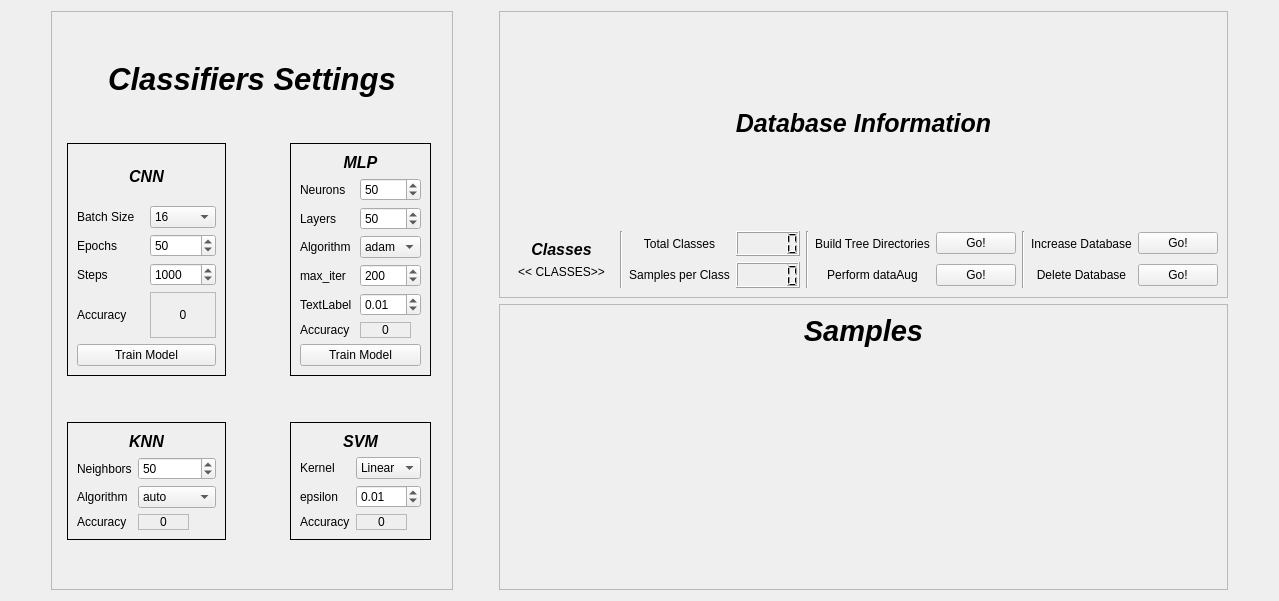
      <widget class="QWidget" name="tab_vision">
       <attribute name="title">
        <string>Vision</string>
       </attribute>
       <layout class="QGridLayout" name="gridLayout_60">
        <item row="0" column="0">
         <spacer name="horizontalSpacer_33">
          <property name="orientation">
           <enum>Qt::Horizontal</enum>
          </property>
          <property name="sizeHint" stdset="0">
           <size>
            <width>40</width>
            <height>20</height>
           </size>
          </property>
         </spacer>
        </item>
        <item row="0" column="1" rowspan="2">
         <widget class="QFrame" name="frame_2">
          <property name="maximumSize">
           <size>
            <width>451</width>
            <height>16777215</height>
           </size>
          </property>
          <property name="frameShape">
           <enum>QFrame::StyledPanel</enum>
          </property>
          <property name="frameShadow">
           <enum>QFrame::Raised</enum>
          </property>
          <layout class="QGridLayout" name="gridLayout_70">
           <item row="3" column="1">
            <widget class="QFrame" name="frame_3">
             <property name="frameShape">
              <enum>QFrame::Panel</enum>
             </property>
             <layout class="QGridLayout" name="gridLayout_4">
              <item row="0" column="1" colspan="2">
               <widget class="QLabel" name="label_24">
                <property name="font">
                 <font>
                  <pointsize>12</pointsize>
                  <weight>75</weight>
                  <italic>true</italic>
                  <bold>true</bold>
                 </font>
                </property>
                <property name="frameShape">
                 <enum>QFrame::NoFrame</enum>
                </property>
                <property name="frameShadow">
                 <enum>QFrame::Raised</enum>
                </property>
                <property name="text">
                 <string>CNN</string>
                </property>
                <property name="alignment">
                 <set>Qt::AlignCenter</set>
                </property>
               </widget>
              </item>
              <item row="1" column="1">
               <widget class="QLabel" name="label_21">
                <property name="text">
                 <string>Batch Size</string>
                </property>
               </widget>
              </item>
              <item row="1" column="2">
               <widget class="QComboBox" name="comboBox_2">
                <property name="currentIndex">
                 <number>4</number>
                </property>
                <item>
                 <property name="text">
                  <string>1</string>
                 </property>
                </item>
                <item>
                 <property name="text">
                  <string>2</string>
                 </property>
                </item>
                <item>
                 <property name="text">
                  <string>4</string>
                 </property>
                </item>
                <item>
                 <property name="text">
                  <string>8</string>
                 </property>
                </item>
                <item>
                 <property name="text">
                  <string>16</string>
                 </property>
                </item>
                <item>
                 <property name="text">
                  <string>32</string>
                 </property>
                </item>
                <item>
                 <property name="text">
                  <string>64</string>
                 </property>
                </item>
               </widget>
              </item>
              <item row="2" column="1">
               <widget class="QLabel" name="label_22">
                <property name="text">
                 <string>Epochs</string>
                </property>
               </widget>
              </item>
              <item row="2" column="2">
               <widget class="QSpinBox" name="epoch_Box">
                <property name="maximum">
                 <number>1000</number>
                </property>
                <property name="value">
                 <number>50</number>
                </property>
               </widget>
              </item>
              <item row="3" column="1">
               <widget class="QLabel" name="label_23">
                <property name="text">
                 <string>Steps</string>
                </property>
               </widget>
              </item>
              <item row="3" column="2">
               <widget class="QSpinBox" name="steps_Box">
                <property name="minimum">
                 <number>1</number>
                </property>
                <property name="maximum">
                 <number>90000</number>
                </property>
                <property name="singleStep">
                 <number>100</number>
                </property>
                <property name="value">
                 <number>1000</number>
                </property>
               </widget>
              </item>
              <item row="4" column="1">
               <widget class="QLabel" name="label_25">
                <property name="text">
                 <string>Accuracy</string>
                </property>
               </widget>
              </item>
              <item row="4" column="2">
               <widget class="QLabel" name="cnn_accuracy_label">
                <property name="frameShape">
                 <enum>QFrame::StyledPanel</enum>
                </property>
                <property name="text">
                 <string>0</string>
                </property>
                <property name="alignment">
                 <set>Qt::AlignCenter</set>
                </property>
               </widget>
              </item>
              <item row="5" column="1" colspan="2">
               <widget class="QPushButton" name="train_cnn_Button">
                <property name="text">
                 <string>Train Model</string>
                </property>
               </widget>
              </item>
             </layout>
            </widget>
           </item>
           <item row="3" column="3">
            <spacer name="horizontalSpacer_27">
             <property name="orientation">
              <enum>Qt::Horizontal</enum>
             </property>
             <property name="sizeHint" stdset="0">
              <size>
               <width>40</width>
               <height>20</height>
              </size>
             </property>
            </spacer>
           </item>
           <item row="1" column="0" colspan="8">
            <widget class="QLabel" name="label_8">
             <property name="font">
              <font>
               <pointsize>23</pointsize>
               <weight>75</weight>
               <italic>true</italic>
               <bold>true</bold>
              </font>
             </property>
             <property name="frameShape">
              <enum>QFrame::NoFrame</enum>
             </property>
             <property name="text">
              <string>Classifiers Settings</string>
             </property>
             <property name="alignment">
              <set>Qt::AlignCenter</set>
             </property>
            </widget>
           </item>
           <item row="3" column="5">
            <widget class="QFrame" name="frame_77">
             <property name="frameShape">
              <enum>QFrame::Panel</enum>
             </property>
             <layout class="QGridLayout" name="gridLayout_37">
              <item row="2" column="1">
               <widget class="QSpinBox" name="epoch_Box_3">
                <property name="maximum">
                 <number>1000</number>
                </property>
                <property name="value">
                 <number>50</number>
                </property>
               </widget>
              </item>
              <item row="8" column="0" colspan="2">
               <widget class="QPushButton" name="train_cnn_Button_3">
                <property name="text">
                 <string>Train Model</string>
                </property>
               </widget>
              </item>
              <item row="3" column="1">
               <widget class="QComboBox" name="comboBox_12">
                <property name="currentIndex">
                 <number>0</number>
                </property>
                <item>
                 <property name="text">
                  <string>adam</string>
                 </property>
                </item>
                <item>
                 <property name="text">
                  <string>lbfgs</string>
                 </property>
                </item>
                <item>
                 <property name="text">
                  <string>sgd</string>
                 </property>
                </item>
               </widget>
              </item>
              <item row="0" column="0" colspan="2">
               <widget class="QLabel" name="label_174">
                <property name="font">
                 <font>
                  <pointsize>12</pointsize>
                  <weight>75</weight>
                  <italic>true</italic>
                  <bold>true</bold>
                 </font>
                </property>
                <property name="text">
                 <string>MLP</string>
                </property>
                <property name="alignment">
                 <set>Qt::AlignCenter</set>
                </property>
               </widget>
              </item>
              <item row="2" column="0">
               <widget class="QLabel" name="label_176">
                <property name="text">
                 <string>Layers</string>
                </property>
               </widget>
              </item>
              <item row="1" column="0">
               <widget class="QLabel" name="label_175">
                <property name="text">
                 <string>Neurons</string>
                </property>
               </widget>
              </item>
              <item row="4" column="1">
               <widget class="QSpinBox" name="steps_Box_3">
                <property name="minimum">
                 <number>1</number>
                </property>
                <property name="maximum">
                 <number>90000</number>
                </property>
                <property name="singleStep">
                 <number>100</number>
                </property>
                <property name="value">
                 <number>200</number>
                </property>
               </widget>
              </item>
              <item row="6" column="0">
               <widget class="QLabel" name="label_178">
                <property name="text">
                 <string>Accuracy</string>
                </property>
               </widget>
              </item>
              <item row="4" column="0">
               <widget class="QLabel" name="label_177">
                <property name="text">
                 <string>max_iter</string>
                </property>
               </widget>
              </item>
              <item row="1" column="1">
               <widget class="QSpinBox" name="epoch_Box_4">
                <property name="maximum">
                 <number>1000</number>
                </property>
                <property name="value">
                 <number>50</number>
                </property>
               </widget>
              </item>
              <item row="3" column="0">
               <widget class="QLabel" name="label_197">
                <property name="text">
                 <string>Algorithm</string>
                </property>
               </widget>
              </item>
              <item row="6" column="1">
               <widget class="QLabel" name="cnn_accuracy_label_7">
                <property name="maximumSize">
                 <size>
                  <width>51</width>
                  <height>31</height>
                 </size>
                </property>
                <property name="frameShape">
                 <enum>QFrame::StyledPanel</enum>
                </property>
                <property name="text">
                 <string>0</string>
                </property>
                <property name="alignment">
                 <set>Qt::AlignCenter</set>
                </property>
               </widget>
              </item>
              <item row="5" column="0">
               <widget class="QLabel" name="label_171">
                <property name="text">
                 <string>TextLabel</string>
                </property>
               </widget>
              </item>
              <item row="5" column="1">
               <widget class="QDoubleSpinBox" name="doubleSpinBox_2">
                <property name="maximum">
                 <double>1.000000000000000</double>
                </property>
                <property name="singleStep">
                 <double>0.010000000000000</double>
                </property>
                <property name="value">
                 <double>0.010000000000000</double>
                </property>
               </widget>
              </item>
             </layout>
            </widget>
           </item>
           <item row="5" column="5">
            <widget class="QFrame" name="frame_82">
             <property name="frameShape">
              <enum>QFrame::Panel</enum>
             </property>
             <layout class="QGridLayout" name="gridLayout_69">
              <item row="2" column="1">
               <widget class="QDoubleSpinBox" name="doubleSpinBox">
                <property name="maximum">
                 <double>1.000000000000000</double>
                </property>
                <property name="singleStep">
                 <double>0.010000000000000</double>
                </property>
                <property name="value">
                 <double>0.010000000000000</double>
                </property>
               </widget>
              </item>
              <item row="3" column="0">
               <widget class="QLabel" name="label_198">
                <property name="text">
                 <string>Accuracy</string>
                </property>
               </widget>
              </item>
              <item row="3" column="1">
               <widget class="QLabel" name="cnn_accuracy_label_5">
                <property name="maximumSize">
                 <size>
                  <width>51</width>
                  <height>31</height>
                 </size>
                </property>
                <property name="frameShape">
                 <enum>QFrame::StyledPanel</enum>
                </property>
                <property name="text">
                 <string>0</string>
                </property>
                <property name="alignment">
                 <set>Qt::AlignCenter</set>
                </property>
               </widget>
              </item>
              <item row="0" column="0" colspan="2">
               <widget class="QLabel" name="label_179">
                <property name="font">
                 <font>
                  <pointsize>12</pointsize>
                  <weight>75</weight>
                  <italic>true</italic>
                  <bold>true</bold>
                 </font>
                </property>
                <property name="text">
                 <string>SVM</string>
                </property>
                <property name="alignment">
                 <set>Qt::AlignCenter</set>
                </property>
               </widget>
              </item>
              <item row="1" column="0">
               <widget class="QLabel" name="label_180">
                <property name="text">
                 <string>Kernel</string>
                </property>
               </widget>
              </item>
              <item row="1" column="1">
               <widget class="QComboBox" name="comboBox_13">
                <property name="currentIndex">
                 <number>0</number>
                </property>
                <item>
                 <property name="text">
                  <string>Linear</string>
                 </property>
                </item>
                <item>
                 <property name="text">
                  <string>Poli</string>
                 </property>
                </item>
                <item>
                 <property name="text">
                  <string>Radial</string>
                 </property>
                </item>
               </widget>
              </item>
              <item row="2" column="0">
               <widget class="QLabel" name="label_181">
                <property name="text">
                 <string>epsilon</string>
                </property>
               </widget>
              </item>
             </layout>
            </widget>
           </item>
           <item row="4" column="1">
            <spacer name="verticalSpacer_26">
             <property name="orientation">
              <enum>Qt::Vertical</enum>
             </property>
             <property name="sizeHint" stdset="0">
              <size>
               <width>20</width>
               <height>40</height>
              </size>
             </property>
            </spacer>
           </item>
           <item row="5" column="1">
            <widget class="QFrame" name="frame_49">
             <property name="frameShape">
              <enum>QFrame::Panel</enum>
             </property>
             <layout class="QGridLayout" name="gridLayout_5">
              <item row="0" column="0" colspan="2">
               <widget class="QLabel" name="label_55">
                <property name="font">
                 <font>
                  <pointsize>12</pointsize>
                  <weight>75</weight>
                  <italic>true</italic>
                  <bold>true</bold>
                 </font>
                </property>
                <property name="text">
                 <string>KNN</string>
                </property>
                <property name="alignment">
                 <set>Qt::AlignCenter</set>
                </property>
               </widget>
              </item>
              <item row="3" column="1">
               <widget class="QLabel" name="cnn_accuracy_label_6">
                <property name="maximumSize">
                 <size>
                  <width>51</width>
                  <height>31</height>
                 </size>
                </property>
                <property name="frameShape">
                 <enum>QFrame::StyledPanel</enum>
                </property>
                <property name="text">
                 <string>0</string>
                </property>
                <property name="alignment">
                 <set>Qt::AlignCenter</set>
                </property>
               </widget>
              </item>
              <item row="3" column="0">
               <widget class="QLabel" name="label_173">
                <property name="text">
                 <string>Accuracy</string>
                </property>
               </widget>
              </item>
              <item row="1" column="0">
               <widget class="QLabel" name="label_88">
                <property name="text">
                 <string>Neighbors</string>
                </property>
               </widget>
              </item>
              <item row="2" column="1">
               <widget class="QComboBox" name="comboBox_11">
                <property name="currentIndex">
                 <number>0</number>
                </property>
                <item>
                 <property name="text">
                  <string>auto</string>
                 </property>
                </item>
                <item>
                 <property name="text">
                  <string>ball_tree</string>
                 </property>
                </item>
                <item>
                 <property name="text">
                  <string>kd_tree</string>
                 </property>
                </item>
                <item>
                 <property name="text">
                  <string>brute</string>
                 </property>
                </item>
               </widget>
              </item>
              <item row="1" column="1">
               <widget class="QSpinBox" name="epoch_Box_2">
                <property name="maximum">
                 <number>1000</number>
                </property>
                <property name="value">
                 <number>50</number>
                </property>
               </widget>
              </item>
              <item row="2" column="0">
               <widget class="QLabel" name="label_172">
                <property name="text">
                 <string>Algorithm</string>
                </property>
               </widget>
              </item>
             </layout>
            </widget>
           </item>
           <item row="2" column="1">
            <spacer name="verticalSpacer_29">
             <property name="orientation">
              <enum>Qt::Vertical</enum>
             </property>
             <property name="sizeHint" stdset="0">
              <size>
               <width>20</width>
               <height>40</height>
              </size>
             </property>
            </spacer>
           </item>
           <item row="6" column="1">
            <spacer name="verticalSpacer_30">
             <property name="orientation">
              <enum>Qt::Vertical</enum>
             </property>
             <property name="sizeHint" stdset="0">
              <size>
               <width>20</width>
               <height>40</height>
              </size>
             </property>
            </spacer>
           </item>
           <item row="0" column="3">
            <spacer name="verticalSpacer_34">
             <property name="orientation">
              <enum>Qt::Vertical</enum>
             </property>
             <property name="sizeHint" stdset="0">
              <size>
               <width>20</width>
               <height>40</height>
              </size>
             </property>
            </spacer>
           </item>
          </layout>
         </widget>
        </item>
        <item row="0" column="2">
         <spacer name="horizontalSpacer_32">
          <property name="orientation">
           <enum>Qt::Horizontal</enum>
          </property>
          <property name="sizeHint" stdset="0">
           <size>
            <width>40</width>
            <height>20</height>
           </size>
          </property>
         </spacer>
        </item>
        <item row="0" column="3">
         <widget class="QFrame" name="frame_5">
          <property name="frameShape">
           <enum>QFrame::StyledPanel</enum>
          </property>
          <property name="frameShadow">
           <enum>QFrame::Raised</enum>
          </property>
          <layout class="QVBoxLayout" name="verticalLayout_29">
           <item>
            <spacer name="verticalSpacer_37">
             <property name="orientation">
              <enum>Qt::Vertical</enum>
             </property>
             <property name="sizeHint" stdset="0">
              <size>
               <width>20</width>
               <height>40</height>
              </size>
             </property>
            </spacer>
           </item>
           <item>
            <widget class="QLabel" name="label_3">
             <property name="font">
              <font>
               <pointsize>19</pointsize>
               <weight>75</weight>
               <italic>true</italic>
               <bold>true</bold>
              </font>
             </property>
             <property name="text">
              <string>Database Information</string>
             </property>
             <property name="alignment">
              <set>Qt::AlignCenter</set>
             </property>
            </widget>
           </item>
           <item>
            <spacer name="verticalSpacer_36">
             <property name="orientation">
              <enum>Qt::Vertical</enum>
             </property>
             <property name="sizeHint" stdset="0">
              <size>
               <width>20</width>
               <height>40</height>
              </size>
             </property>
            </spacer>
           </item>
           <item>
            <layout class="QGridLayout" name="gridLayout">
             <item row="0" column="9">
              <widget class="QPushButton" name="increaseDbButton">
               <property name="text">
                <string>Go!</string>
               </property>
              </widget>
             </item>
             <item row="0" column="5">
              <widget class="QLabel" name="label_14">
               <property name="text">
                <string>Build Tree Directories</string>
               </property>
               <property name="alignment">
                <set>Qt::AlignCenter</set>
               </property>
              </widget>
             </item>
             <item row="0" column="0" rowspan="2">
              <widget class="QWidget" name="widget_2" native="true">
               <layout class="QFormLayout" name="formLayout">
                <item row="1" column="0" colspan="2">
                 <widget class="QLabel" name="classes_label">
                  <property name="text">
                   <string>&lt;&lt; CLASSES&gt;&gt;</string>
                  </property>
                  <property name="alignment">
                   <set>Qt::AlignCenter</set>
                  </property>
                 </widget>
                </item>
                <item row="0" column="0" colspan="2">
                 <widget class="QLabel" name="label_13">
                  <property name="font">
                   <font>
                    <pointsize>12</pointsize>
                    <weight>75</weight>
                    <italic>true</italic>
                    <bold>true</bold>
                   </font>
                  </property>
                  <property name="text">
                   <string>Classes</string>
                  </property>
                  <property name="alignment">
                   <set>Qt::AlignCenter</set>
                  </property>
                 </widget>
                </item>
               </layout>
              </widget>
             </item>
             <item row="0" column="6">
              <widget class="QPushButton" name="augButton">
               <property name="text">
                <string>Go!</string>
               </property>
              </widget>
             </item>
             <item row="1" column="6">
              <widget class="QPushButton" name="buildTreeButton">
               <property name="text">
                <string>Go!</string>
               </property>
              </widget>
             </item>
             <item row="0" column="8">
              <widget class="QLabel" name="label_17">
               <property name="text">
                <string>Increase Database</string>
               </property>
               <property name="alignment">
                <set>Qt::AlignCenter</set>
               </property>
              </widget>
             </item>
             <item row="1" column="5">
              <widget class="QLabel" name="label_16">
               <property name="text">
                <string>Perform dataAug</string>
               </property>
               <property name="alignment">
                <set>Qt::AlignCenter</set>
               </property>
              </widget>
             </item>
             <item row="1" column="8">
              <widget class="QLabel" name="label_18">
               <property name="text">
                <string>Delete Database</string>
               </property>
               <property name="alignment">
                <set>Qt::AlignCenter</set>
               </property>
              </widget>
             </item>
             <item row="0" column="3">
              <widget class="QLCDNumber" name="total_classes">
               <property name="layoutDirection">
                <enum>Qt::RightToLeft</enum>
               </property>
              </widget>
             </item>
             <item row="0" column="2">
              <widget class="QLabel" name="label_15">
               <property name="text">
                <string>Total Classes</string>
               </property>
               <property name="alignment">
                <set>Qt::AlignCenter</set>
               </property>
              </widget>
             </item>
             <item row="1" column="9">
              <widget class="QPushButton" name="deleteDbButton">
               <property name="text">
                <string>Go!</string>
               </property>
              </widget>
             </item>
             <item row="0" column="4" rowspan="2">
              <widget class="Line" name="line_25">
               <property name="orientation">
                <enum>Qt::Vertical</enum>
               </property>
              </widget>
             </item>
             <item row="1" column="2">
              <widget class="QLabel" name="label_19">
               <property name="text">
                <string>Samples per Class</string>
               </property>
               <property name="alignment">
                <set>Qt::AlignCenter</set>
               </property>
              </widget>
             </item>
             <item row="1" column="3">
              <widget class="QLCDNumber" name="spc_cd"/>
             </item>
             <item row="0" column="1" rowspan="2">
              <widget class="Line" name="line_24">
               <property name="orientation">
                <enum>Qt::Vertical</enum>
               </property>
              </widget>
             </item>
             <item row="0" column="7" rowspan="2">
              <widget class="Line" name="line_26">
               <property name="orientation">
                <enum>Qt::Vertical</enum>
               </property>
              </widget>
             </item>
            </layout>
           </item>
          </layout>
         </widget>
        </item>
        <item row="0" column="4">
         <spacer name="horizontalSpacer_34">
          <property name="orientation">
           <enum>Qt::Horizontal</enum>
          </property>
          <property name="sizeHint" stdset="0">
           <size>
            <width>40</width>
            <height>20</height>
           </size>
          </property>
         </spacer>
        </item>
        <item row="1" column="3">
         <widget class="QFrame" name="frame_4">
          <property name="frameShape">
           <enum>QFrame::StyledPanel</enum>
          </property>
          <property name="frameShadow">
           <enum>QFrame::Raised</enum>
          </property>
          <layout class="QVBoxLayout" name="verticalLayout_28">
           <item>
            <widget class="QLabel" name="label_6">
             <property name="font">
              <font>
               <pointsize>22</pointsize>
               <weight>75</weight>
               <italic>true</italic>
               <bold>true</bold>
              </font>
             </property>
             <property name="text">
              <string>Samples</string>
             </property>
             <property name="alignment">
              <set>Qt::AlignCenter</set>
             </property>
            </widget>
           </item>
           <item>
            <spacer name="verticalSpacer_38">
             <property name="orientation">
              <enum>Qt::Vertical</enum>
             </property>
             <property name="sizeHint" stdset="0">
              <size>
               <width>20</width>
               <height>40</height>
              </size>
             </property>
            </spacer>
           </item>
           <item>
            <spacer name="verticalSpacer_39">
             <property name="orientation">
              <enum>Qt::Vertical</enum>
             </property>
             <property name="sizeHint" stdset="0">
              <size>
               <width>20</width>
               <height>40</height>
              </size>
             </property>
            </spacer>
           </item>
           <item>
            <widget class="QWidget" name="widget_11" native="true">
             <property name="maximumSize">
              <size>
               <width>821</width>
               <height>341</height>
              </size>
             </property>
             <layout class="QGridLayout" name="gridLayout_41">
              <item row="1" column="0">
               <spacer name="verticalSpacer_35">
                <property name="orientation">
                 <enum>Qt::Vertical</enum>
                </property>
                <property name="sizeHint" stdset="0">
                 <size>
                  <width>20</width>
                  <height>40</height>
                 </size>
                </property>
               </spacer>
              </item>
              <item row="0" column="1">
               <spacer name="horizontalSpacer_25">
                <property name="orientation">
                 <enum>Qt::Horizontal</enum>
                </property>
                <property name="sizeHint" stdset="0">
                 <size>
                  <width>40</width>
                  <height>20</height>
                 </size>
                </property>
               </spacer>
              </item>
              <item row="0" column="2">
               <spacer name="horizontalSpacer_28">
                <property name="orientation">
                 <enum>Qt::Horizontal</enum>
                </property>
                <property name="sizeHint" stdset="0">
                 <size>
                  <width>40</width>
                  <height>20</height>
                 </size>
                </property>
               </spacer>
              </item>
              <item row="0" column="3">
               <spacer name="horizontalSpacer_31">
                <property name="orientation">
                 <enum>Qt::Horizontal</enum>
                </property>
                <property name="sizeHint" stdset="0">
                 <size>
                  <width>40</width>
                  <height>20</height>
                 </size>
                </property>
               </spacer>
              </item>
             </layout>
            </widget>
           </item>
          </layout>
         </widget>
        </item>
       </layout>
      </widget>
